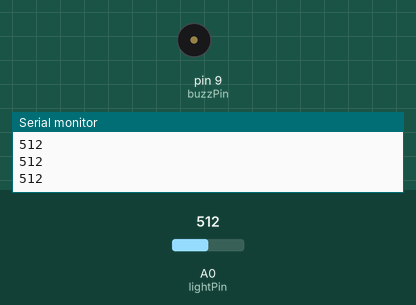
This sketch was run on a simulated Arduino Uno, built with avr-gcc and run on an emulated ATmega328P. Shown: buzzer (waves = sounding, pin HIGH), the last lines printed to the serial monitor. The test bench sets the inputs (shaded band); at power-on: A0 (lightPin) = 512.

Above: at 1.2 s.
1.3 s: A0 (lightPin) set to 98
2.9 s: A0 (lightPin) set to 82
At 4.4 s:
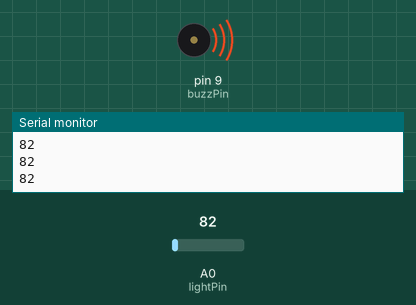
4.7 s: A0 (lightPin) set to 100
At 6.2 s:
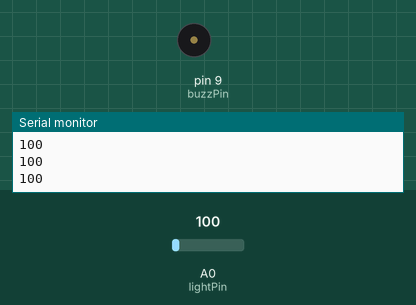
6.5 s: A0 (lightPin) set to 80
At 7.2 s:
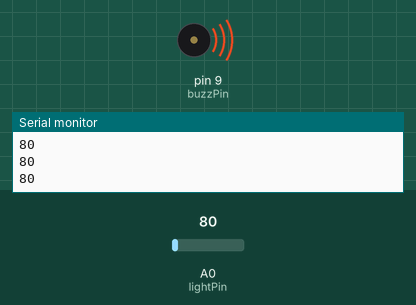
Timing chart, 0 to 9.2 s (numbered marks = the images above; inputs shaded):
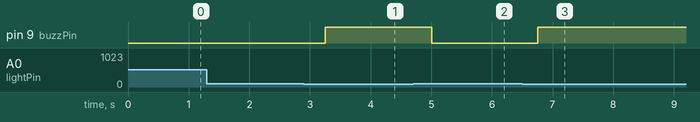

The sketch:

PhotoresistorBuzzer.ino
```cpp
int buzzPin = 9;
int lightPin = A0;
int lightVal;
int dt = 250;
void setup() {
  // put your setup code here, to run once:
Serial.begin(9600);
pinMode(buzzPin, OUTPUT);
pinMode(lightPin, INPUT);
}

void loop() {
  // put your main code here, to run repeatedly:
lightVal = analogRead(lightPin);
Serial.println(lightVal);
delay(dt);

if (lightVal<90)
{
  digitalWrite(buzzPin, HIGH);
}
else
{
  digitalWrite(buzzPin, LOW);
}
}
```

Measured:
- the behaviour switches between 90 and 89 on A0 (lightPin) (found by bisection; images 0 and 1)
- after the input at 2.9 s, pin 9 (buzzPin): LOW → HIGH after 0.35 s
- after the input at 4.7 s, pin 9 (buzzPin): HIGH → LOW after 0.31 s
- after the input at 6.5 s, pin 9 (buzzPin): LOW → HIGH after 0.26 s
